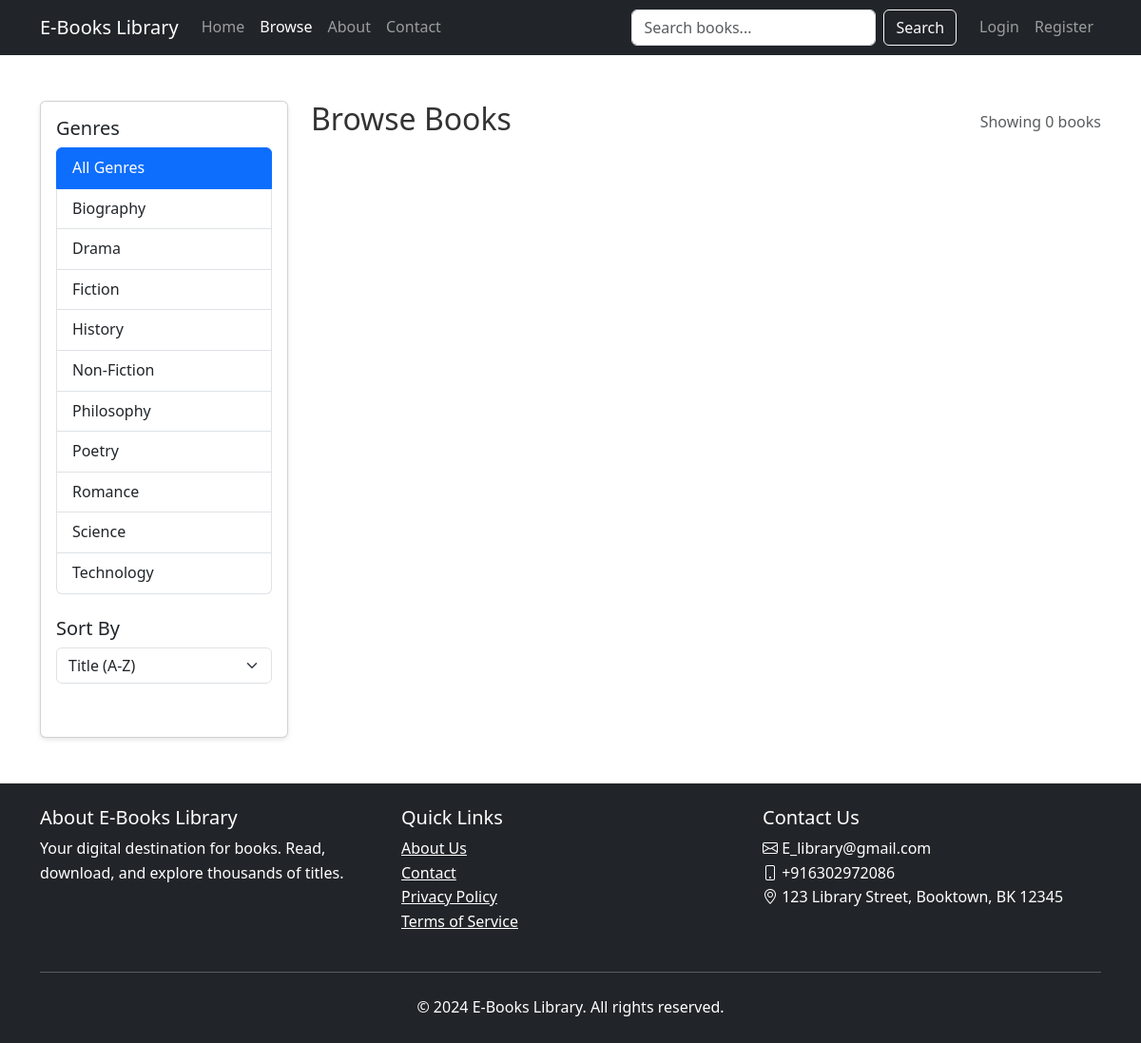
Screenshot of /browse.php with the database file from the repository.
### tables this page shows
CREATE TABLE IF NOT EXISTS genres (
    genre_id INT PRIMARY KEY AUTO_INCREMENT,
    name VARCHAR(50) UNIQUE NOT NULL,
    description TEXT,
    created_at TIMESTAMP DEFAULT CURRENT_TIMESTAMP
);

### browse.php (the view, shortened to what this page needs)
<?php
require_once 'config.php';
$sort_by = isset($_GET['sort']) ? $_GET['sort'] : 'title';
$sql = "SELECT b.*, g.name as genre_name
        FROM books b
        LEFT JOIN genres g ON b.genre_id = g.genre_id";
switch ($sort_by) {
    default:
        $sql .= " ORDER BY b.title";
}
$count_sql = str_replace("SELECT b.*, g.name as genre_name", "SELECT COUNT(*) as count", $sql);
$total_results = $conn->query($count_sql)->fetch_assoc()['count'];
$genres = $conn->query("SELECT * FROM genres ORDER BY name");
?>
<!DOCTYPE html>
<html lang="en">
<head>
    <link href="https://cdn.jsdelivr.net/npm/bootstrap@5.3.0/dist/css/bootstrap.min.css" rel="stylesheet">
    <link href="https://cdn.jsdelivr.net/npm/bootstrap-icons@1.7.2/font/bootstrap-icons.css" rel="stylesheet">
    <link href="assets/css/style.css" rel="stylesheet">
</head>
<body>
    <nav class="navbar navbar-expand-lg navbar-dark bg-dark">
        <div class="container">
            <a class="navbar-brand" href="index.php">E-Books Library</a>
            <div class="collapse navbar-collapse" id="navbarNav">
                <ul class="navbar-nav me-auto">
                    <li class="nav-item">
                        <a class="nav-link" href="index.php">Home</a>
                    </li>
                    <li class="nav-item">
                        <a class="nav-link active" href="browse.php">Browse</a>
                    </li>
                    <li class="nav-item">
                        <a class="nav-link" href="about.php">About</a>
                    </li>
                    <li class="nav-item">
                        <a class="nav-link" href="contact.php">Contact</a>
                    </li>
                </ul>
                <form class="d-flex me-3" action="search.php" method="GET">
                    <input class="form-control me-2" type="search" name="q" placeholder="Search books...">
                    <button class="btn btn-outline-light" type="submit">Search</button>
                </form>
                <div class="navbar-nav">
                    <?php if(isset($_SESSION['user_id'])): ?>
                        <a class="nav-link" href="profile.php">Profile</a>
                        <a class="nav-link" href="logout.php">Logout</a>
                    <?php else: ?>
                        <a class="nav-link" href="login.php">Login</a>
                        <a class="nav-link" href="register.php">Register</a>
                    <?php endif; ?>
                </div>
            </div>
        </div>
    </nav>
    <div class="container py-5">
        <div class="row">
            <div class="col-md-3">
                <div class="card mb-4">
                    <div class="card-body">
                        <h5 class="card-title">Genres</h5>
                        <div class="list-group">
                            <a href="browse.php" class="list-group-item list-group-item-action <?php echo !isset($_GET['genre']) ? 'active' : ''; ?>">
                                All Genres
                            </a>
                            <?php
                            $genres->data_seek(0);
                            while($genre = $genres->fetch_assoc()):
                            ?>
                                <a href="genre.php?id=<?php echo $genre['genre_id']; ?>"
                                   class="list-group-item list-group-item-action">
                                    <?php echo htmlspecialchars($genre['name']); ?>
                                </a>
                            <?php endwhile; ?>
                        </div>
                        <h5 class="card-title mt-4">Sort By</h5>
                        <form method="GET" action="browse.php">
                            <div class="mb-3">
                                <select name="sort" class="form-select" onchange="this.form.submit()">
                                    <option value="title" <?php echo $sort_by == 'title' ? 'selected' : ''; ?>>
                                        Title (A-Z)
                                    </option>
                                </select>
                            </div>
                        </form>
                    </div>
                </div>
            </div>
            <div class="col-md-9">
                <div class="d-flex justify-content-between align-items-center mb-4">
                    <h2>Browse Books</h2>
                    <p class="text-muted mb-0">
                        Showing <?php echo $total_results; ?> book<?php echo $total_results != 1 ? 's' : ''; ?>
                    </p>
                </div>
            </div>
        </div>
    </div>
    <footer class="bg-dark text-white py-4">
        <div class="container">
            <div class="row">
                <div class="col-md-4 mb-4 mb-md-0">
                    <h5>About E-Books Library</h5>
                    <p>Your digital destination for books. Read, download, and explore thousands of titles.</p>
                </div>
                <div class="col-md-4 mb-4 mb-md-0">
                    <h5>Quick Links</h5>
                    <ul class="list-unstyled">
                        <li><a href="about.php" class="text-white">About Us</a></li>
                        <li><a href="contact.php" class="text-white">Contact</a></li>
                        <li><a href="privacy.php" class="text-white">Privacy Policy</a></li>
                        <li><a href="terms.php" class="text-white">Terms of Service</a></li>
                    </ul>
                </div>
                <div class="col-md-4">
                    <h5>Contact Us</h5>
                    <ul class="list-unstyled">
                        <li><i class="bi bi-envelope"></i> E_library@gmail.com</li>
                        <li><i class="bi bi-phone"></i> +916302972086</li>
                        <li><i class="bi bi-geo-alt"></i> 123 Library Street, Booktown, BK 12345</li>
                    </ul>
                </div>
            </div>
            <hr class="my-4">
            <div class="row">
                <div class="col text-center">
                    <p class="mb-0">&copy; 2024 E-Books Library. All rights reserved.</p>
                </div>
            </div>
        </div>
    </footer>
</body>
</html>

### assets/css/style.css (style rules this page uses)
:root { --primary-color: #2c3e50; --secondary-color: #3498db; --accent-color: #e74c3c; --text-color: #333; --light-bg: #f8f9fa; --dark-bg: #343a40; }
html, body { height: 100%; margin: 0; padding: 0; }
body { font-family: 'Segoe UI', Tahoma, Geneva, Verdana, sans-serif; color: var(--text-color); line-height: 1.6; background-image: url('https://images.unsplash.com/photo-1507842217343-583bb7270b66?q=80'); background-size: cover; background-position: center; background-attachment: fixed; background-repeat: no-repeat; position: relative; display: flex; flex-direction: column; min-height: 100vh; }
body::before { content: ''; position: absolute; top: 0; left: 0; right: 0; bottom: 0; background: rgba(255, 255, 255, 0.7); z-index: -1; }
footer { margin-top: auto; width: 100%; padding: 1rem 0; background-color: var(--dark-bg); }
footer p { margin-bottom: 0; }
.card { transition: transform 0.3s ease; box-shadow: 0 2px 5px rgba(0,0,0,0.1); height: 100%; display: flex; flex-direction: column; }

### rows the page displays
genres: name "Biography"
genres: name "Drama"
genres: name "Fiction"
genres: name "History"
genres: name "Non-Fiction"
genres: name "Philosophy"
genres: name "Poetry"
genres: name "Romance"
genres: name "Science"
genres: name "Technology"

### other values shown
$total_results "0"
